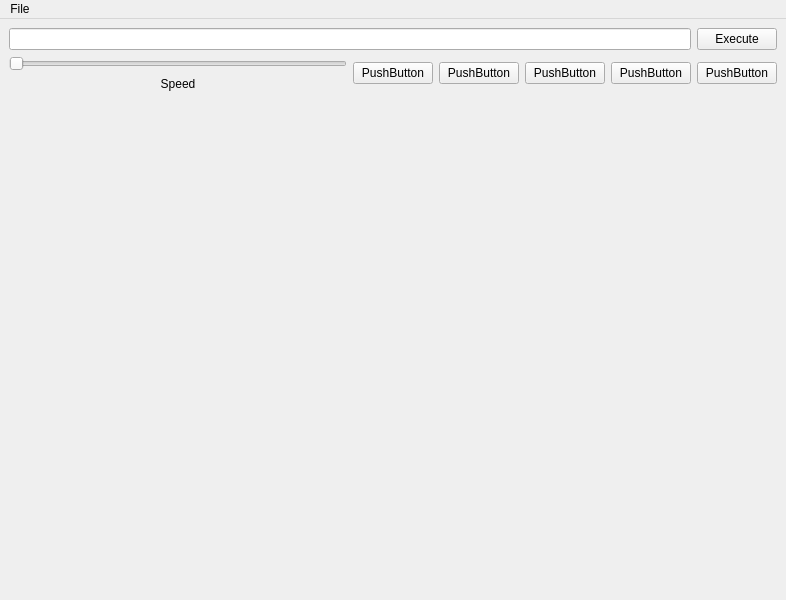
<?xml version="1.0" encoding="UTF-8"?>
<ui version="4.0">
 <class>MplMainWindow</class>
 <widget class="QMainWindow" name="MplMainWindow">
  <property name="geometry">
   <rect>
    <x>0</x>
    <y>0</y>
    <width>786</width>
    <height>600</height>
   </rect>
  </property>
  <property name="windowTitle">
   <string>MainWindow</string>
  </property>
  <widget class="QWidget" name="mplcentralwidget">
   <layout class="QVBoxLayout" name="verticalLayout">
    <item>
     <layout class="QHBoxLayout" name="mplhorizontalLayout">
      <item>
       <widget class="QLineEdit" name="mpllineEdit">
        <property name="text">
         <string/>
        </property>
       </widget>
      </item>
      <item>
       <widget class="QPushButton" name="mplpushButton">
        <property name="text">
         <string>Execute</string>
        </property>
       </widget>
      </item>
     </layout>
    </item>
    <item>
     <layout class="QHBoxLayout" name="horizontalLayout">
      <item>
       <layout class="QVBoxLayout" name="verticalLayout_5">
        <item>
         <widget class="QSlider" name="horizontalSlider">
          <property name="orientation">
           <enum>Qt::Horizontal</enum>
          </property>
          <property name="invertedAppearance">
           <bool>false</bool>
          </property>
          <property name="invertedControls">
           <bool>false</bool>
          </property>
          <property name="tickPosition">
           <enum>QSlider::NoTicks</enum>
          </property>
          <property name="tickInterval">
           <number>10</number>
          </property>
         </widget>
        </item>
        <item>
         <widget class="QLabel" name="label">
          <property name="text">
           <string>Speed</string>
          </property>
          <property name="alignment">
           <set>Qt::AlignHCenter|Qt::AlignTop</set>
          </property>
         </widget>
        </item>
       </layout>
      </item>
      <item>
       <widget class="QPushButton" name="pushButton_2">
        <property name="text">
         <string>PushButton</string>
        </property>
       </widget>
      </item>
      <item>
       <widget class="QPushButton" name="pushButton_3">
        <property name="text">
         <string>PushButton</string>
        </property>
       </widget>
      </item>
      <item>
       <widget class="QPushButton" name="pushButton_4">
        <property name="text">
         <string>PushButton</string>
        </property>
       </widget>
      </item>
      <item>
       <widget class="QPushButton" name="pushButton_5">
        <property name="text">
         <string>PushButton</string>
        </property>
       </widget>
      </item>
      <item>
       <widget class="QPushButton" name="pushButton">
        <property name="text">
         <string>PushButton</string>
        </property>
       </widget>
      </item>
     </layout>
    </item>
    <item>
     <widget class="MplWidget" name="mpl" native="true">
      <property name="sizePolicy">
       <sizepolicy hsizetype="Preferred" vsizetype="Expanding">
        <horstretch>0</horstretch>
        <verstretch>0</verstretch>
       </sizepolicy>
      </property>
     </widget>
    </item>
   </layout>
  </widget>
  <widget class="QMenuBar" name="menubar">
   <property name="geometry">
    <rect>
     <x>0</x>
     <y>0</y>
     <width>786</width>
     <height>21</height>
    </rect>
   </property>
   <widget class="QMenu" name="mplmenuFile">
    <property name="title">
     <string>File</string>
    </property>
    <addaction name="mplactionOpen"/>
    <addaction name="separator"/>
    <addaction name="mplactionQuit"/>
   </widget>
   <addaction name="mplmenuFile"/>
  </widget>
  <action name="mplactionOpen">
   <property name="text">
    <string>Open</string>
   </property>
   <property name="shortcut">
    <string>O</string>
   </property>
  </action>
  <action name="mplactionQuit">
   <property name="text">
    <string>Quit</string>
   </property>
   <property name="shortcut">
    <string>Esc</string>
   </property>
  </action>
 </widget>
 <customwidgets>
  <customwidget>
   <class>MplWidget</class>
   <extends>QWidget</extends>
   <header location="global">mplwidget</header>
   <container>1</container>
  </customwidget>
 </customwidgets>
 <resources/>
 <connections/>
</ui>
